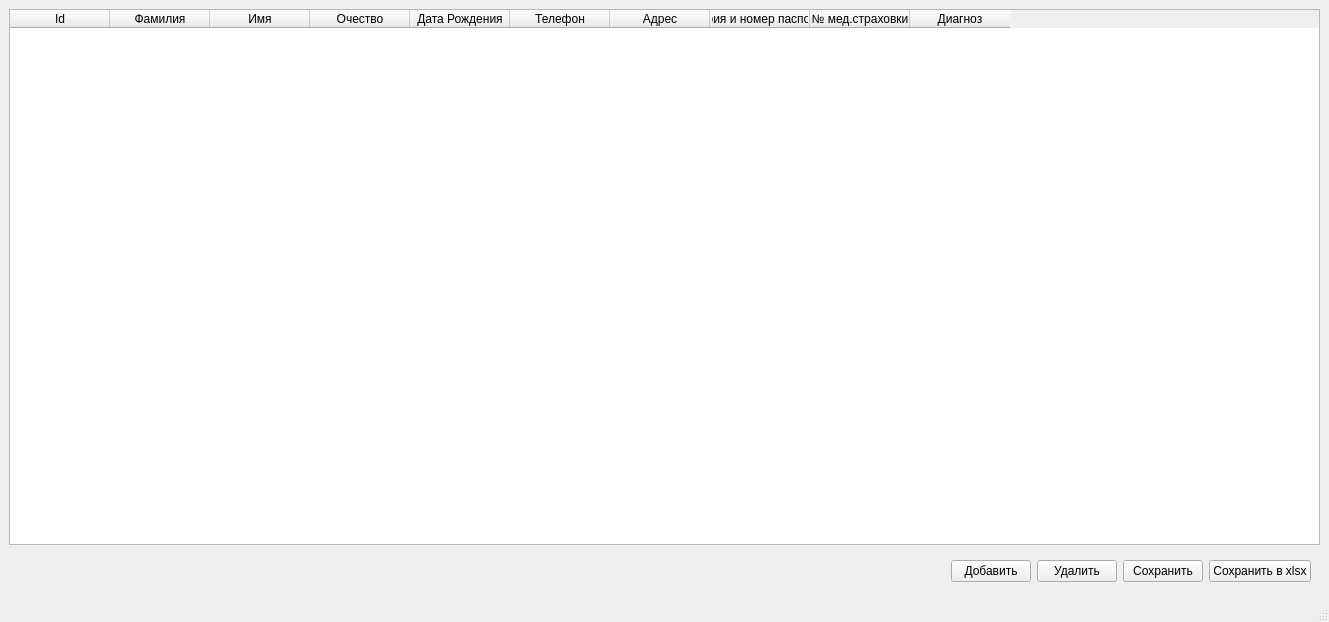
<?xml version="1.0" encoding="UTF-8"?>
<ui version="4.0">
 <class>Patients</class>
 <widget class="QMainWindow" name="Patients">
  <property name="geometry">
   <rect>
    <x>0</x>
    <y>0</y>
    <width>1329</width>
    <height>622</height>
   </rect>
  </property>
  <property name="windowTitle">
   <string>MainWindow</string>
  </property>
  <widget class="QWidget" name="centralwidget">
   <layout class="QVBoxLayout" name="verticalLayout">
    <item>
     <widget class="QTableWidget" name="tableWidget">
      <column>
       <property name="text">
        <string>Id</string>
       </property>
      </column>
      <column>
       <property name="text">
        <string>Фамилия</string>
       </property>
      </column>
      <column>
       <property name="text">
        <string>Имя</string>
       </property>
      </column>
      <column>
       <property name="text">
        <string>Очество</string>
       </property>
      </column>
      <column>
       <property name="text">
        <string>Дата Рождения</string>
       </property>
      </column>
      <column>
       <property name="text">
        <string>Телефон</string>
       </property>
      </column>
      <column>
       <property name="text">
        <string>Адрес</string>
       </property>
      </column>
      <column>
       <property name="text">
        <string>Серия и номер паспорта</string>
       </property>
      </column>
      <column>
       <property name="text">
        <string>№ мед.страховки</string>
       </property>
      </column>
      <column>
       <property name="text">
        <string>Диагноз</string>
       </property>
      </column>
     </widget>
    </item>
    <item>
     <widget class="QWidget" name="widget" native="true">
      <layout class="QHBoxLayout" name="horizontalLayout">
       <item>
        <spacer name="horizontalSpacer">
         <property name="orientation">
          <enum>Qt::Horizontal</enum>
         </property>
         <property name="sizeHint" stdset="0">
          <size>
           <width>40</width>
           <height>20</height>
          </size>
         </property>
        </spacer>
       </item>
       <item>
        <widget class="QPushButton" name="Add_P_Button">
         <property name="text">
          <string>Добавить</string>
         </property>
        </widget>
       </item>
       <item>
        <widget class="QPushButton" name="delete_Button">
         <property name="text">
          <string>Удалить</string>
         </property>
        </widget>
       </item>
       <item>
        <widget class="QPushButton" name="SaveButton">
         <property name="text">
          <string>Сохранить</string>
         </property>
        </widget>
       </item>
       <item>
        <widget class="QPushButton" name="savelexls_pushButton">
         <property name="text">
          <string>Сохранить в xlsx</string>
         </property>
        </widget>
       </item>
      </layout>
     </widget>
    </item>
   </layout>
  </widget>
  <widget class="QMenuBar" name="menubar">
   <property name="geometry">
    <rect>
     <x>0</x>
     <y>0</y>
     <width>1329</width>
     <height>25</height>
    </rect>
   </property>
  </widget>
  <widget class="QStatusBar" name="statusbar"/>
 </widget>
 <resources/>
 <connections/>
</ui>
